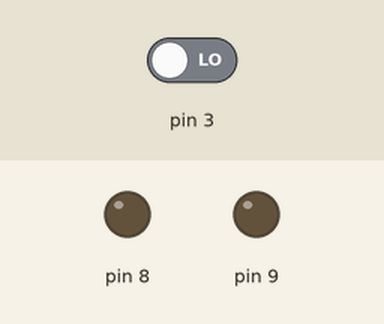
Bench run of a sketch on a simulated Arduino Uno, built with avr-gcc and run on an emulated ATmega328P. Parts: output pins drawn as LEDs (lit = HIGH). Inputs (shaded band) come from the test bench; at power-on: pin 3 LOW.

Above: at 1.2 s.
1.3 s: pin 3 driven HIGH
At 2.5 s:
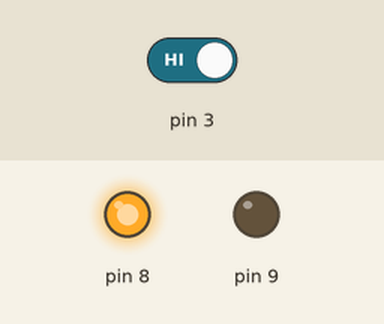
Timing chart, 0 to 4.3 s (numbered marks = the images above; inputs shaded):
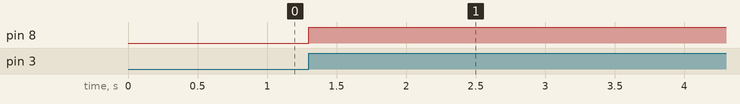

Measured:
- after the input at 1.3 s, pin 8: LOW → HIGH at once

The sketch:

ButtonDown_LEDFlash.ino
```cpp
bool buttonState;
bool state;
bool LEDState;

void setup() {
  pinMode(8, OUTPUT);
  pinMode(9, OUTPUT);
  pinMode(3, INPUT);

  Serial.begin(9600);
  Serial.setTimeout(50);
}

void loop() {
  if(digitalRead(3) && !buttonState){
    LEDState = !LEDState;
    if(LEDState){
      digitalWrite(8, HIGH);
    }
    else{
      digitalWrite(8, LOW);
    }
    buttonState = true;
  }
  if(!digitalRead(3) && buttonState){
    buttonState = false;
  }
}
```
